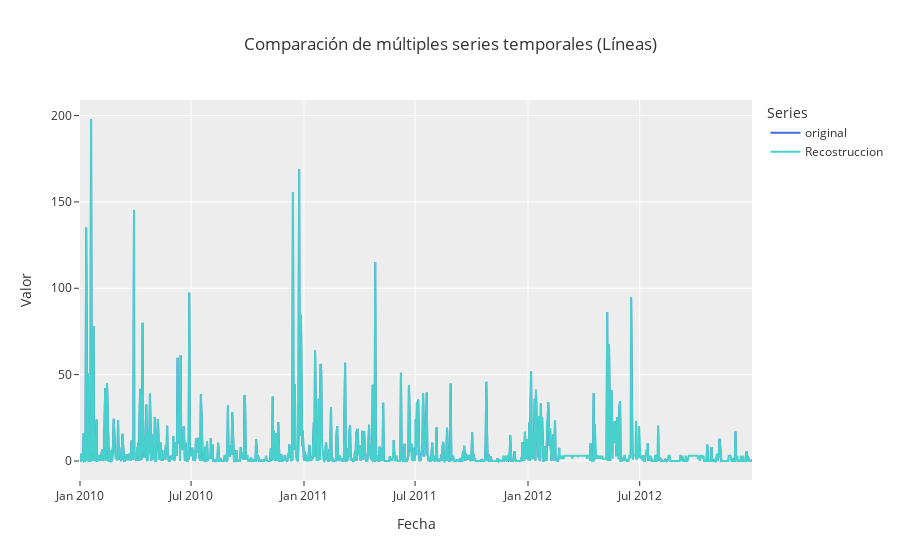

Notebook source saved alongside this figure:
### Code cell
from graphics_utils.go import multi_line

fig = multi_line(original=dataset_model['value'], Recostruccion = dataset_model['value_complet'])
fig.show()

### Figure 1 — Plotly figure (JSON) as saved in the notebook; plotly's stock layout.template omitted (floating-point values rounded to 4 significant figures; data arrays with more than 128 entries replaced by an {"elided": "..."} marker saying what was removed)
{"data": [{"line": {"color": "royalblue"}, "mode": "lines", "name": "original", "type": "scatter", "x": {"elided": "1096 str values"}, "y": {"elided": "1096 float values"}}, {"line": {"color": "mediumturquoise"}, "mode": "lines", "name": "Recostruccion", "type": "scatter", "x": {"elided": "1096 str values"}, "y": {"elided": "1096 float values"}}], "layout": {"legend": {"title": {"text": "Series"}}, "title": {"text": "Comparación de múltiples series temporales (Líneas)"}, "xaxis": {"title": {"text": "Fecha"}}, "yaxis": {"title": {"text": "Valor"}}}}
